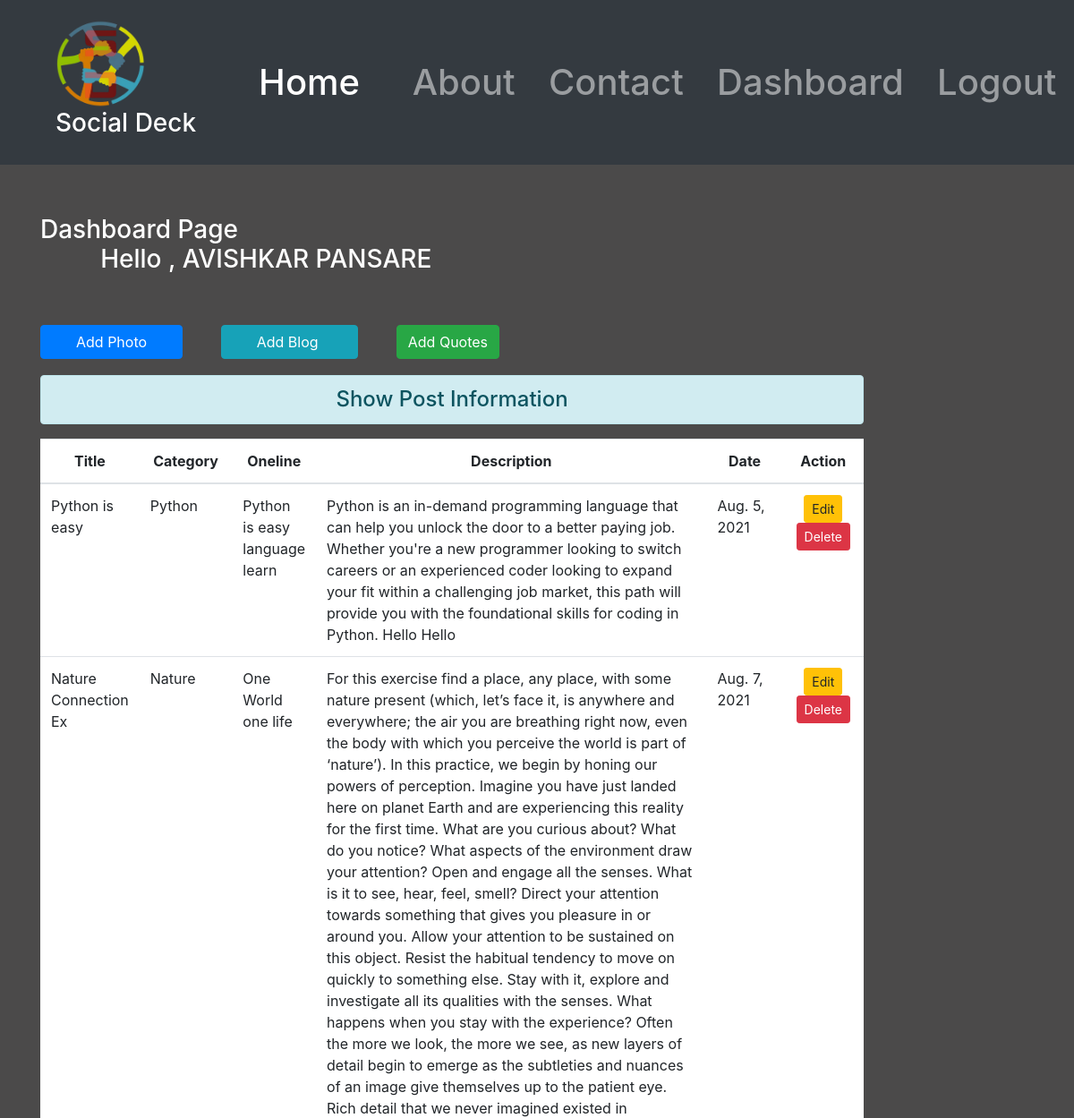
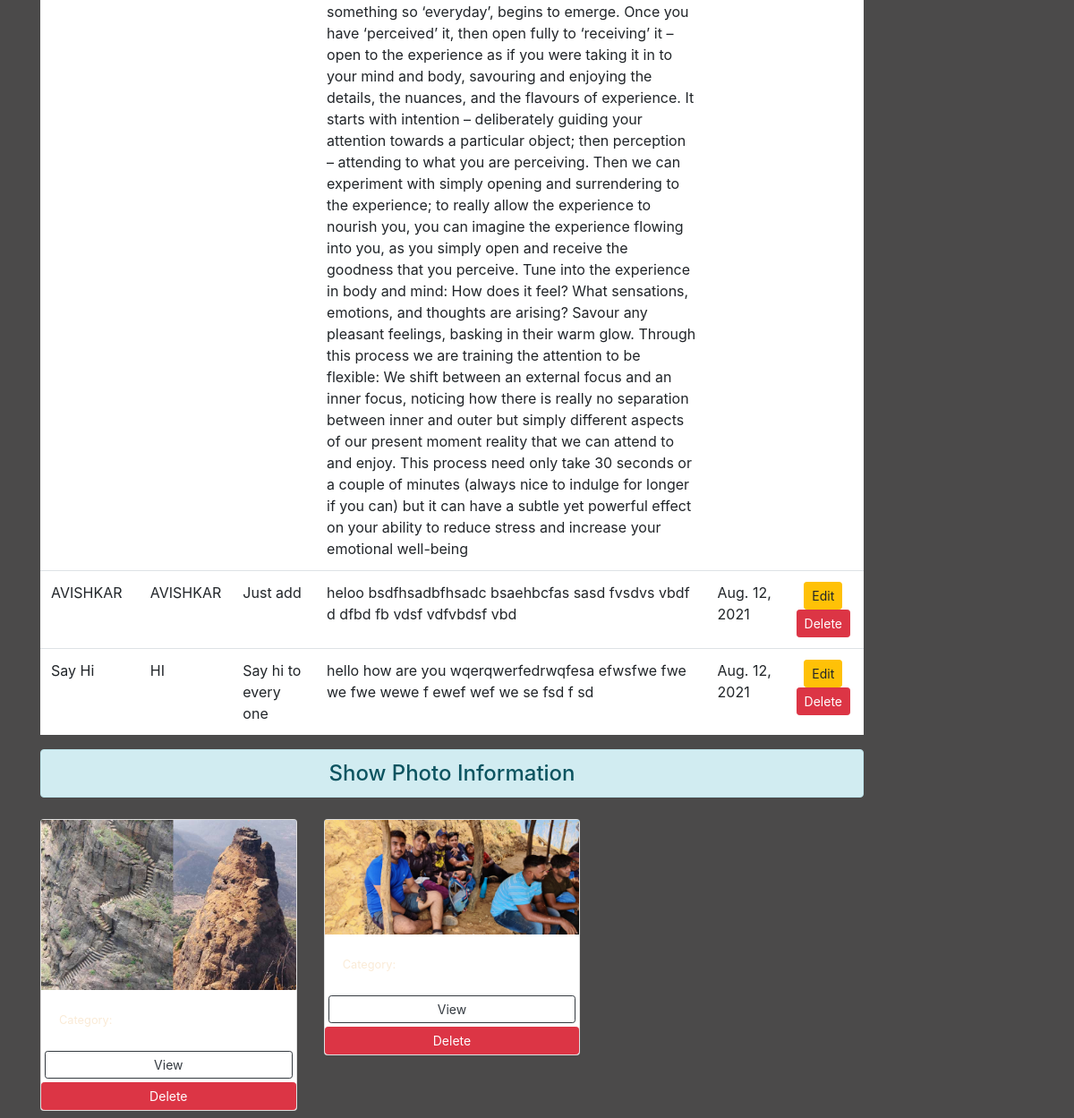
The page /dashboard/ (signed in) on the database its author committed (2 pictures, top to bottom).
### Blog_Photo_App/models.py (models this page shows)
class Blog(models.Model):
    Title = models.CharField(max_length=50)
    Category = models.ForeignKey(Blog_Category, on_delete=models.CASCADE)
    Oneline = models.CharField(max_length=100)
    Content = models.TextField()
    Date = models.DateField(auto_now_add=True)
    Time = models.TimeField(auto_now_add=True)
    user = models.ForeignKey(User, on_delete=models.CASCADE)

class Blog_Category(models.Model):
    name = models.CharField(max_length=100, null=False, blank=False)
    def __str__(self):
        return self.name

class Photo(models.Model):
    photo = models.ImageField(null=False, blank=False)
    description = models.TextField()
    category = models.ForeignKey(Photo_Category, on_delete=models.CASCADE)
    Date = models.DateField(auto_now_add=True)
    Time = models.TimeField(auto_now_add=True)
    user = models.ForeignKey(User, on_delete=models.CASCADE)

### Blog_Photo_App/views.py (the view)
# urls.py: path('dashboard/', views.dashboard, name='dashboard'),
@login_required(login_url='login')
def dashboard(request):
    if request.user.is_authenticated:
        user = request.user
        posts = Blog.objects.filter(user=user)
        photos = Photo.objects.filter(user=user)
        quotes=Quotes.objects.filter(user=user)
        full_name = user.get_full_name()
        gps = user.groups.all()
        return render(request, 'blog/dashboard.html', {'photos': photos, 'posts': posts, 'full_name': full_name, 'groups': gps,'Quotes':quotes})
    else:
        return HttpResponseRedirect('/login/')

### Blog_Photo_App/templates/blog/dashboard.html (shortened to what this page needs)
{% extends 'blog/base.html' %} {% load static %}   {% block content %}
<div class="col-sm-10">
  <h3 class="text-white my-5">Dashboard Page<br>
  &nbsp;&nbsp;&nbsp;&nbsp;&nbsp;&nbsp;&nbsp;&nbsp;&nbsp;Hello , {{full_name}}</h3>
  <h1>
  <a href="{% url 'addphoto' %}" class="btn btn-primary">&nbsp; &nbsp;&nbsp; &nbsp;Add Photo&nbsp; &nbsp;&nbsp; &nbsp;</a>&nbsp; &nbsp;
  <a href="{% url 'addBlog' %}" class="btn btn-info">&nbsp; &nbsp;&nbsp; &nbsp;Add Blog &nbsp; &nbsp;&nbsp; &nbsp;</a>&nbsp; &nbsp;
  <a href="{% url 'addquotes' %}" class="btn btn-success">Add Quotes</a>&nbsp; &nbsp;
</h1>
  <h4 class="text-center alert alert-info mt-3">Show Post Information</h4>
  {% if posts %}
  <table class="table table-hover bg-white">
    <thead>
      <tr class="text-center">
        <th scope="col" style="width: 10%">Title</th>
        <th scope="col" style="width: 5%">Category</th>
        <th scope="col" style="width: 10%">Oneline</th>
        <th scope="col" style="width: 55%">Description</th>
        <th scope="col" style="width: 10%">Date</th>
        <th scope="col" style="width: 20%">Action</th>
      </tr>
    </thead>
    <tbody>
      {% for post in posts %}
      <tr>
        <td>{{post.Title}}</td>
        <td>{{post.Category}}</td>
        <td>{{post.Oneline}}</td>
        <td>{{post.Content}}</td>
        <td>{{post.Date}}</td>
        <td class="text-center">
          <a
            href="{% url 'updatepost' post.id %}"
            class="btn btn-warning btn-sm"
            >Edit</a
          >
          <form
            action="{% url 'deletepost' post.id %}"
            method="post"
            class="d-inline"
          >
            <input type="submit" class="btn btn-danger btn-sm" value="Delete" />
          </form>
        </td>
      </tr>
      {% endfor %}
    </tbody>
  </table>
  {% else %}
  <h4 class="text-center alert alert-warning">No Blogs</h4>
  {% endif %}
  <h4 class="text-center alert alert-info mt-3">Show Photo Information</h4>
  <div class="row">
    {% if photos %}
    {% for img in photos %}
    <div class="col-md-4">
      <div class="card my-2">
        <img
          class="image-thumbail"
          src="{{img.photo.url}}"
          alt="Card image cap"
        />
        <div class="card-body">
          <small>Category: {{photo.category.name}}</small>
        </div>
        <a
          href="{% url 'photo' img.id %}"
          class="btn btn-outline-dark btn-sm m-1"
          >View</a
        >
        <a
          class="btn btn-sm btn-danger"
          onClick="checkbox()"
          href="{% url 'delete_order' img.id %}"
          >Delete</a
        >
      </div>
    </div>
    {% endfor %}
  </div>
  {% else %}
  <h4 class="text-center alert alert-warning">No Blogs</h4>
  {% endif %}
</div>
{% endblock content %}

### Blog_Photo_App/templates/blog/base.html (shortened to what this page needs)
<!DOCTYPE html>
{% load static %}
<html lang="en">
<head>
 <link rel="stylesheet" href="{% static 'blog/css/bootstrap.css' %}">
 <link rel="stylesheet" href="{% static 'blog/css/style.css' %}">
</head>
<body>
 <div class="container-fluid bg-dark">
  {% include 'blog/navbar.html' %}
 </div>
 <div class="container">
  <div class="row">
   {% block content %}
   {% endblock content %}
  </div>
 </div>
</body>
</html>

### Blog_Photo_App/templates/blog/navbar.html (shortened to what this page needs)
{% load static %}
<h1>
  <nav class="navbar navbar-expand-lg navbar-dark bg-dark">
    <nav class="navbar navbar-light">
      <div class="container-fluid">
        <a class="navbar-brand" href="/">
          <img
            src="{% static 'blog/images/logo.png' %}"
            alt=""
            width="100"
            height="100"
          />
          <h3>Social Deck</h3>
        </a>
      </div>
    </nav>
    <div class="collapse navbar-collapse" id="navbarNav">
      <div class="col-sm-6">
        <ul class="navbar-nav">
          <li class="nav-item active">
            <a class="nav-link" href="/"
              >Home <span class="sr-only">(current)</span></a
            >
          </li>
          <li class="nav-item">
            <a class="nav-link" href="{% url 'about' %}">About</a>
          </li>
          <li class="nav-item">
            <a class="nav-link" href="{% url 'contact' %}">Contact</a>
          </li>
          &nbsp;&nbsp; {% if request.user.is_authenticated %}
          <li class="nav-item">
            <a class="nav-link" href="{% url 'dashboard' %}">Dashboard</a>
          </li>
          <li class="nav-item">
            <a class="nav-link" href="{% url 'logout' %}">Logout</a>
          </li>
          {% endif %}
        </ul>
      </div>
    </div>
  </nav>
</h1>

### Blog_Photo_App/static/blog/css/style.css (style rules this page uses)
body { background-color: rgb(75, 74, 74); color: antiquewhite; }

### rows shown on the page
Blog: Title "Python is easy", Category "Python", Oneline "Python is easy language learn", Content "Python is an in-demand programming language that can help you unlock the door to a better paying job. Whether you're a new programmer looking to switch careers or an experienced coder looking to expand your fit within a challenging job market, this path will provide you with the foundational skills for coding in Python. Hello Hello", Date "Aug. 5, 2021"
Blog: Title "Nature Connection Ex", Category "Nature", Oneline "One World one life", Content "For this exercise find a place, any place, with some nature present (which, let’s face it, is anywhere and everywhere; the air you are breathing right now, even the body with which you perceive the world is part of ‘nature’). In this practice, we begin by honing our powers of perception. Imagine you have just landed here on planet Earth and are experiencing this reality for the first time. What are you curious about? What do you notice? What aspects of the environment draw your attention? Open and engage all the senses. What is it to see, hear, feel, smell? Direct your attention towards something that gives you pleasure in or around you. Allow your attention to be sustained on this object.…", Date "Aug. 7, 2021"
Blog: Title "AVISHKAR", Category "AVISHKAR", Oneline "Just add", Content "heloo bsdfhsadbfhsadc bsaehbcfas sasd fvsdvs vbdf d dfbd fb vdsf vdfvbdsf vbd", Date "Aug. 12, 2021"
Blog: Title "Say Hi", Category "HI", Oneline "Say hi to every one", Content "hello how are you wqerqwerfedrwqfesa efwsfwe fwe we fwe wewe f ewef wef we se fsd f sd", Date "Aug. 12, 2021"
Photo: photo (picture)
Photo: photo (picture)

### other values the page prints
{{ full_name }} "AVISHKAR PANSARE"
